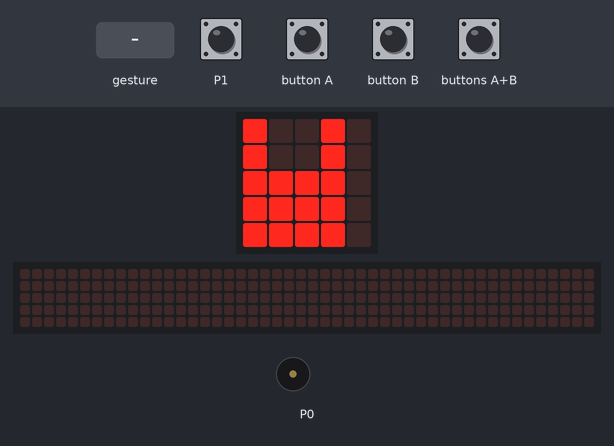
This program was run on a simulated BBC micro:bit (MakeCode). On the bench: the board's 5×5 LED display, a strip that is not on the board, showing the scrolling text unrolled, buzzer (waves = sounding). Inputs (shaded band) come from the test bench. A tilt is held for 1.5 s and a shake lasts 1 s, then the board lies face up again; the 48×5 strip is a reading aid, not a part: it shows the text the display is scrolling, unrolled, one strip-width of it at a time.

Above: at 1.6 s.
1.7 s: gesture 'shake'
At 1.97 s:
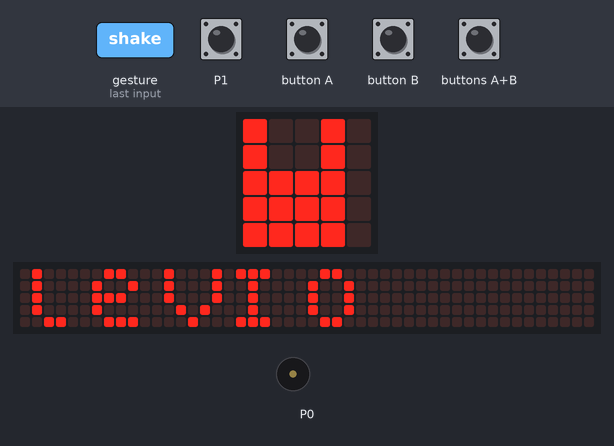
3.8 s: button A pressed for 0.15 s
4.5 s: button B pressed for 0.15 s
5.2 s: touch pin P1 pressed for 0.15 s
At 7.7 s:
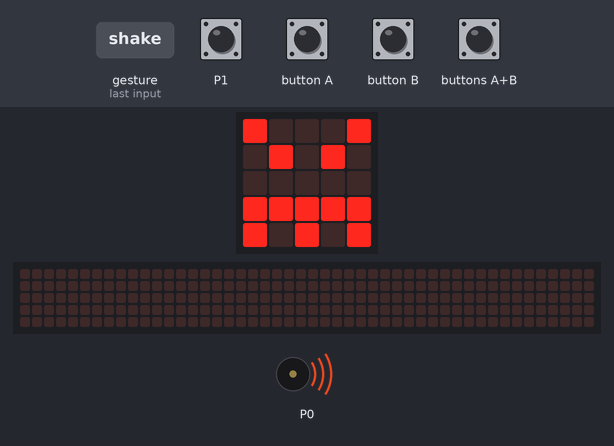
8.9 s: gesture 'shake'
At 9.17 s:
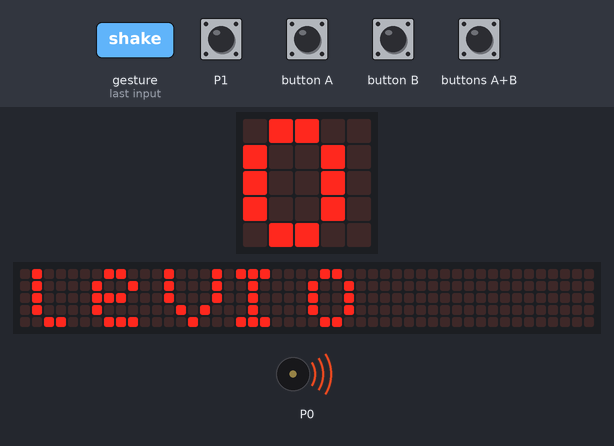
10.6 s: touch pin P1 pressed for 0.15 s
At 15.4 s:
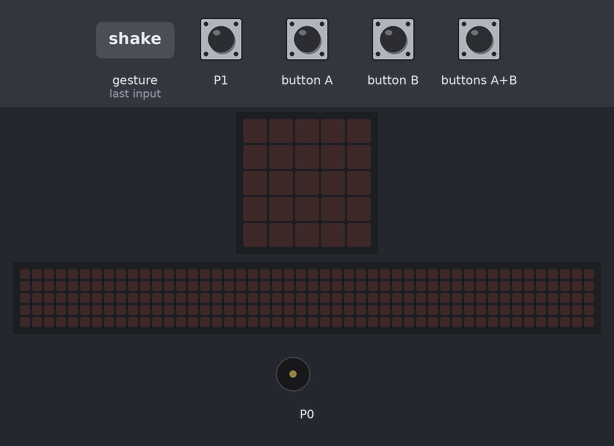
Timing chart, 0 to 16.2 s (numbered marks = the images above; inputs shaded):
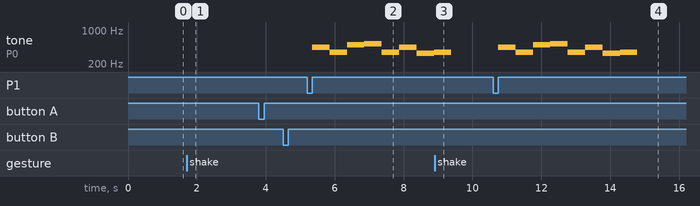

Measured:
- after the input at 1.7 s, the display: changes after 0.20 s (image 1)
- after the input at 5.2 s, tone on P0: plays 440 Hz for 0.51 s, 349 Hz for 0.51 s, 494 Hz for 0.51 s, 523 Hz for 0.51 s, 349 Hz for 0.51 s, 440 Hz for 0.51 s … (8 notes in this stretch), starting after 0.15 s
- after the input at 8.9 s, the display: changes after 0.20 s (image 3)
- after the input at 10.6 s, tone on P0: plays 440 Hz for 0.51 s, 349 Hz for 0.51 s, 494 Hz for 0.51 s, 523 Hz for 0.51 s, 349 Hz for 0.51 s, 440 Hz for 0.51 s … (8 notes in this stretch), starting after 0.15 s
- what the display in image 2 shows lasts 0.6 s, from 7.3 s to 7.9 s

The program:

main.ts
```typescript
input.onGesture(Gesture.Shake, function () {
    basic.showString("leVIO")
})
input.onButtonPressed(Button.AB, function () {
    basic.showNumber(0)
})
input.onButtonPressed(Button.A, function () {
    basic.showIcon(IconNames.Angry)
})
input.onButtonPressed(Button.B, function () {
    basic.showNumber(0)
})
input.onPinPressed(TouchPin.P1, function () {
    music.playMelody("A F B C5 F A E F ", 120)
})
basic.showLeds(`
    # . . # .
    # . . # .
    # # # # .
    # # # # .
    # # # # .
    `)
```

test.ts
```typescript
// οι δοκιμές πηγαίνουν εδώ, δεν θα γίνει εκτέλεση όταν αυτό το πακέτο χρησιμοποιηθεί ως επέκταση.
```
